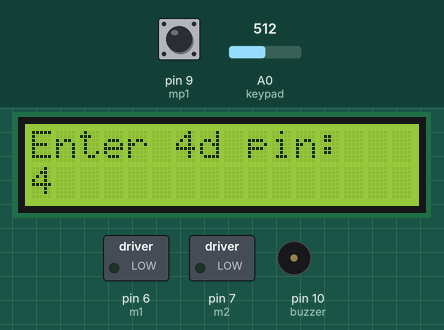
Bench run of a sketch on a simulated Arduino Uno, built with avr-gcc and run on an emulated ATmega328P. On the bench: 16×2 character LCD, switched loads named in the sketch (green lamp = pin HIGH), buzzer (waves = sounding). Inputs (shaded band) come from the test bench; at power-on: A0 (keypad) = 512, pin 9 (mp1) HIGH.

Above: at 1.4 s.
1.5 s: A0 (keypad) set to 716
At 3.8 s:
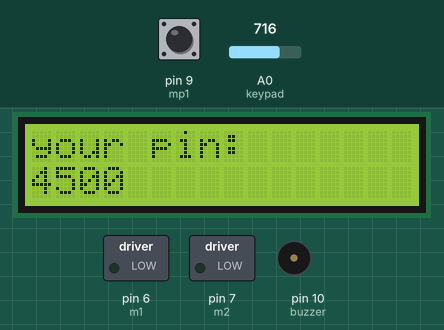
4.5 s: A0 (keypad) set to 748
At 6.7 s:
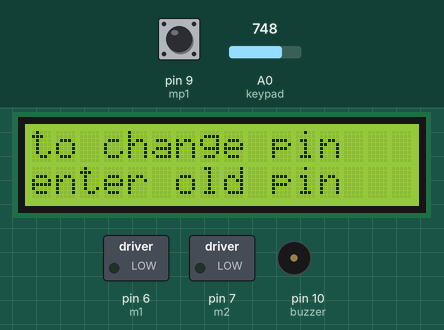
7.5 s: A0 (keypad) set to 511
At 7.57 s:
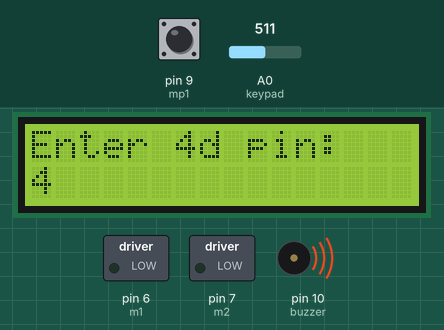
10.3 s: A0 (keypad) set to 6
At 11.4 s:
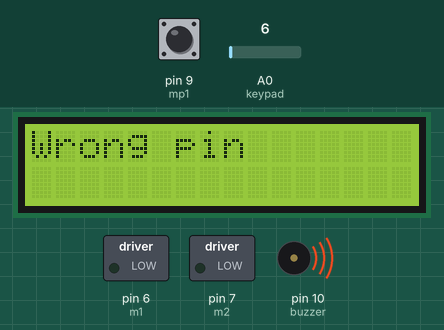
13.3 s: A0 (keypad) set to 28
15.5 s: A0 (keypad) set to 33
At 15.8 s:
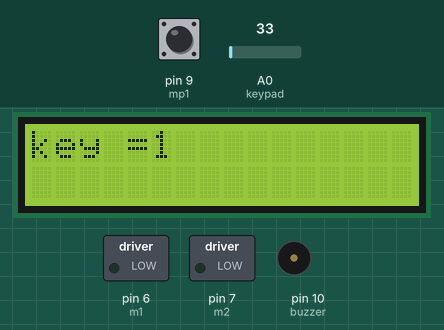
Timing chart, 0 to 28.4 s (numbered marks = the images above; inputs shaded):
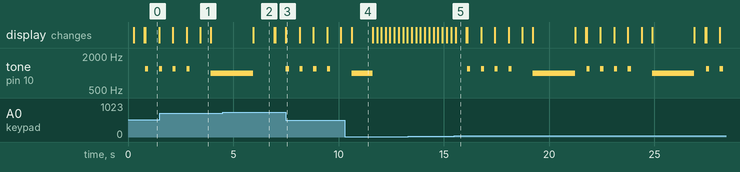

Measured:
- the behaviour switches between 735 and 736 on A0 (keypad) (found by bisection; images 1 and 2)
- the behaviour switches between 31 and 32 on A0 (keypad) (found by bisection; images 4 and 5)
- after the input at 4.5 s, tone on pin 10 (buzzer): goes on until 5.9 s, then stays silent; the display: changes after 1.4 s (image 2)
- after the input at 7.5 s, tone on pin 10 (buzzer): alternates 1200 Hz for 0.15 s and silent for 0.50 s, starting at once; the display: changes at once (image 3)
- after the input at 10.3 s, tone on pin 10 (buzzer): goes on until 11.6 s, then stays silent
- after the input at 15.5 s, tone on pin 10 (buzzer): silent → 1200 Hz after 0.62 s, then repeats every 5.7 s: 3 × (silent 0.50 s, 1200 Hz 0.15 s), silent 1.0 s, 1000 Hz 2.0 s, silent 0.56 s, 1200 Hz 0.15 s; the display: changes after 0.06 s (image 5)
- by itself, tone on pin 10 (buzzer): plays 1200 Hz for 0.15 s, 1200 Hz for 0.15 s, 1000 Hz for 0.56 s

The sketch:

automated_lock_final.ino
```cpp
/*   This program is made by Rahul Guglani*/


#include <EEPROM.h>      //to save password in eeprom

#include <string.h>

#include<math.h>

#include <LiquidCrystal.h>

// initialize the library with the numbers of the interface pins
LiquidCrystal lcd(12, 11, 5, 4, 3, 2);
int keypad=A0;
int key_o=9876; //this is by default password of door lock
int key_u;      //this is the password which is stored in eeprom of arduino and can be changed by pressing C in keypad
int m1=6,m2=7,mp2=8,mp1=9; //initializing motor And motor position pins
int buzzer=10;
int adr=0;             //address where password is to saved

char keypadval(void);   //    F
void welcome(int);      //    U
int entrkey(void);      //    N
void matchkey(int);     //    C
void lock(void);        //    T    used in program
void Delay(int);        //    I
int getpin(void);       //    O
void putpin(int);       //    N'
void updatepin(void);   //    S

void setup()
{
  // set up the LCD's number of columns and rows:
  lcd.begin(16, 2);
  // set up other pin's
  pinMode(keypad,INPUT);
  pinMode(m1,OUTPUT);
  pinMode(m2,OUTPUT);
  pinMode(mp1,INPUT);
  pinMode(mp2,INPUT);
  pinMode(buzzer,OUTPUT);
  delay(200);

  key_u=getpin();   //getting password from EEPROM and storing it in key_u

  while(digitalRead(mp1)==LOW)  //closes the gate in beggining
  {
  digitalWrite(m1,LOW);
  digitalWrite(m2,HIGH);
  }
  digitalWrite(m1,LOW);
  digitalWrite(m2,LOW);

  lcd.clear();     //clears lcd screen
}


void loop()
{

  if(keypadval()=='n')  //when no key is pressed it will greet us with welcome message
  welcome(1);

  else
  if(keypadval()=='C')  //when C is pressed password change menu will be opened
  {
   updatepin();
  }
  else                  //if any other key is pressed it will move us to gate opening menu and asks us for password
  {
   lcd.print("key =");
   lcd.print(keypadval()); //displays which key is pressed
   delay(500);

   matchkey(entrkey());    //entrkey function asks us for password and return password as integer value,
                           //matchkey function takes entered password as parameter and compare it with the
                           //correct password and calls lock function, if password entered is correct.

   delay(2000);
   noTone(buzzer);
  }

}

int getpin()                //this function returns password stored in eeprom
{
int a;
  EEPROM.get(adr,a);
  return a;
}

void putpin(int a)          //this function stores password in eeprom
{
 EEPROM.put(adr,a);
}

void updatepin()            //this function changes password stored in eeprom
{
  lcd.clear();
  lcd.print("to change pin");
  lcd.setCursor(0,1);
  lcd.print("enter old pin");  //in order to change password first it asks old password
  delay(1000);                 //and compares it with correct password if password entered
  int c=entrkey();             //is correct it asks for new password and updates it
  lcd.clear();
  if(key_o==c||c==key_u)
  {
    lcd.print("now entr new pin");
    delay(600);
    int d=entrkey();
    key_u=d;
    putpin(d);
    lcd.clear();
    lcd.print("pin changed");
    delay(1000);
  }
  else
  {
  lcd.print("Wrong pin");
    tone(buzzer,1000);
    delay(1000);
    noTone(buzzer);

  }

}

void Delay(int a)                  //this function acts similar to delay function but it also reverse counts
{int b=a;                          //the time left and prints it on screen.
 int i;
 B:for(i=0;;)
 {
 if((b/1000)>=(pow(10,i)-1))
 i++;
 else
 break;
 }int c=0;
 lcd.setCursor((16-i),1);
c=b/1000;
 if(c>=0)

 {lcd.print(c);
  if(c==0)
 delay((b%1000)+1);
 else
 delay(1000);
 b=b-1000;
  lcd.setCursor(16-i,1);
  for(int j=0;j<i;j++)
    lcd.print(" ");
  goto B;

 }
}


void matchkey(int key1)
{
lcd.clear();
  if(key_o==key1||key1==key_u)
  {
    lock();
  }
  else
  {
  lcd.print("Wrong pin");
    tone(buzzer,1000);

  }
}

void lock(void)
{
  lcd.print("opening door");
  lcd.setCursor(0,1);
  lcd.print("for 10 secs.");
  while(digitalRead(mp2)==LOW)
  {
  digitalWrite(m1,HIGH);
  digitalWrite(m2,LOW);
  }
  digitalWrite(m1,LOW);
  digitalWrite(m2,LOW);
  Delay(10000);
  while(digitalRead(mp1)==LOW)
  {
  digitalWrite(m1,LOW);
  digitalWrite(m2,HIGH);
  }
  digitalWrite(m1,LOW);
  digitalWrite(m2,LOW);
 lcd.clear();
  lcd.print("gate closed");
}


int entrkey()
{
  A:int pin=0;
  lcd.clear();
  delay(50);
  lcd.print("Enter 4d pin:");
  for(int i=0;i<4;)
  {
  while(keypadval()=='n'||keypadval()=='B'||keypadval()=='C'||keypadval()=='D'||keypadval()=='#'||keypadval()=='*')
  ;
  if((i==0&&keypadval()!='A'&&keypadval()!='n')||(keypadval()!='A'&&keypadval()!='n'))
  {i++;

  pin=((keypadval()-48)*pow(10,4-i))+pin;
    lcd.setCursor(i-1,1);
    lcd.print(keypadval());
   tone(buzzer,1200);
   delay(150);
  noTone(buzzer);
  delay(500);
  }
   else
   if(keypadval()=='A')
    goto A;

  }

  pin++;
  lcd.clear();
  lcd.print("your pin:");
  lcd.setCursor(0,1);
  lcd.print(pin);
  delay(500);
  return(pin);


}

char keypadval()
{
 float a;
  a=analogRead(keypad);
 a=a/1023*16;       //converting 1023 into 16
 if(a>=0&&a<0.5)
 {return('n');}
 else
 if(a>=0.5&&a<1.5)
 {return('1');}
 else
 if(a>=1.5&&a<2.5)
 {return('2');}
 else
 if(a>=2.5&&a<3.5)
 {return('3');}
 else
 if(a>=3.5&&a<4.5)
 {return('A');}
 else
 if(a>=4.5&&a<5.5)
 {return('B');}
 else
 if(a>=5.5&&a<6.5)
 {return('6');}
else
 if(a>=6.5&&a<7.5)
 {return('5');}
 else
 if(a>=7.5&&a<8.5)
 {return('4');}
 else
 if(a>=8.5&&a<9.5)
 {return('7');}
 else
 if(a>=9.5&&a<10.5)
 {return('8');}
 else
 if(a>=10.5&&a<11.5)
 {return('9');}
 else
 if(a>=11.5&&a<12.5)
 {return('C');}
 else
 if(a>=12.5&&a<13.5)
 {return('D');}
 else
 if(a>=13.5&&a<14.5)
 {return('#');}
 else
 if(a>=14.5&&a<15.5)
 {return('0');}
 else
 if(a>=15.5&&a<=16)
 {return('*');}
}


void welcome(int a)
{
  char message[]="you are warmly welcomed to our house";   //this is the message displays on welcome function,
                                                                            //you can change message string for a diffrent welcome message
  if(a==0)
  {

 int i,m;

 int k=strlen(message);
 for(i=0;i<k;i++)
 {lcd.clear();


  lcd.setCursor(0, 0);
    lcd.print("    WELCOME  ");
  if(i<=15){
     int j=0;
   lcd.setCursor(15-i, 1);
   for(j;j<=i;j++)
   {
  lcd.print(message[j]);
}
    delay(1200);}
  else{lcd.setCursor(0, 1);
      int j=i-15;
   for(j;j<=i;j++)
   {
  lcd.print(message[j]);
}
    delay(1200);}
 }
  lcd.clear();
}
  if(a!=0)
  {

 int i,m;

 int k=strlen(message);
 for(i=0;i<k;i++)
 {lcd.clear();


  lcd.setCursor(0, 0);
    lcd.print("  WELCOME ");
  if(i<=15){
     int j=0;
   lcd.setCursor(15-i, 1);
   for(j;j<=i;j++)
   {
  lcd.print(message[j]);
     if(keypadval()!='n')
     {
     lcd.clear();
       break;
     }
}
if(keypadval()!='n')
     {
     lcd.clear();
       break;
     }
    delay(200);}
  else{lcd.setCursor(0, 1);
      int j=i-15;
   for(j;j<=i;j++)
   {
  lcd.print(message[j]);
     if(keypadval()!='n')
     {
     lcd.clear();
       break;
     }
}
if(keypadval()!='n')
     {
     lcd.clear();
       break;
     }
    delay(200);}
 }
  lcd.clear();
  }

}
```
